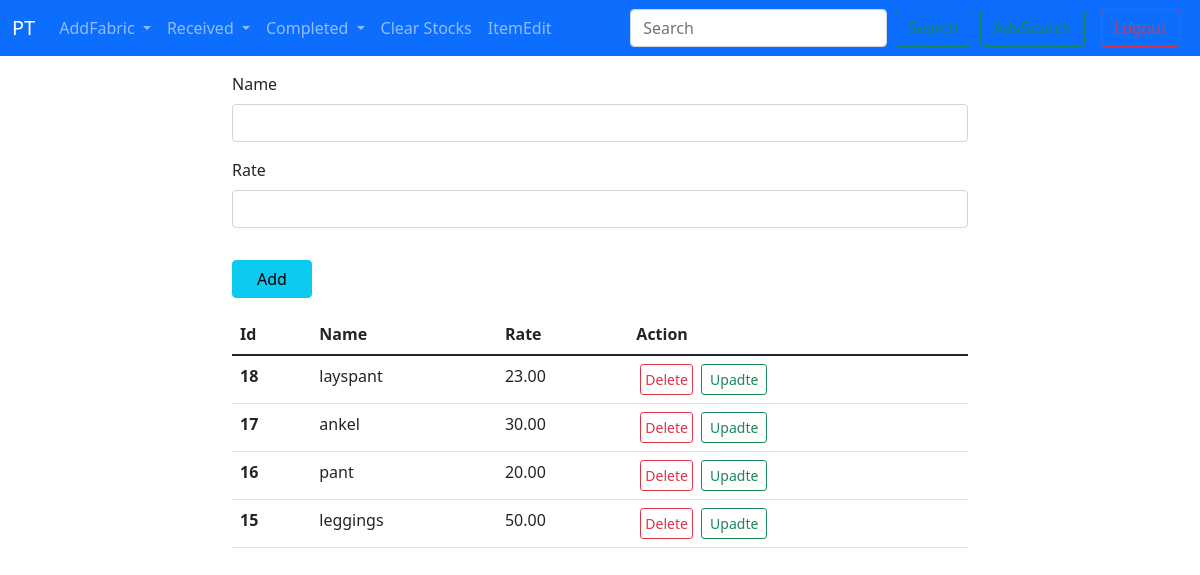
The app's page /itemedit/ (signed in) with its own data.
### stocks/models.py (models this page shows, shortened)
class Items(models.Model):
    maker = models.ManyToManyField(Makers)
    item = models.CharField(max_length=20)
    rate = models.DecimalField(max_digits=6,decimal_places=2)

### stocks/views.py (the view)
# urls.py: path('itemedit/',views.itemedit, name='itemedit'),
@user_passes_test(lambda u: u.is_superuser)
def itemedit(request):
    if request.method == 'POST':
        nm = request.POST.get('itemname')
        rt = request.POST.get('itemrate')
        reg = Items(item=nm,rate=rt)
        reg.save()
    itms = Items.objects.all()
    makers=Makers.objects.all()
    return render(request, 'itemedit.html',{'itms':itms,'makers':makers})

### templates/itemedit.html (shortened to what this page needs)
{% extends 'base.html' %}
{% load crispy_forms_filters %}
{% block body %}
<div class="container mt-2">
  <div class="row justify-content-center">
    <div class="col-sm-8 form-group">
      <form action="" method='POST'>
        <div class="mb-3">
            <label for="itemname" class="form-label">Name</label>
            <input type="text" class="form-control" id="itemname" name="itemname">
        </div>
        <div class="mb-3">
            <label for="itemrate" class="form-label">Rate</label>
            <input type="number" class="form-control" id="itemrate" name="itemrate">
        </div>
        <input type="submit" class='btn btn-info my-3 px-4' value="Add">
      </form>
      <table class="table table-hover">
        <thead>
          <tr>
            <th scope="col">Id</th>
            <th scope="col">Name</th>
            <th scope="col">Rate</th>
            <th scope="col">Action</th>
          </tr>
        </thead>
        <tbody>
          {% for itm in itms reversed %}
          <tr>
            <th scope="row">{{itm.id}}</th>
            <td>{{itm.item}}</td>
            <td>{{itm.rate}}</td>
            <td>
              <a href='{% url 'itemdelete' itm.id %}' class='btn btn-sm btn-outline-danger p-1 mx-1'>Delete</a>
              <a href='{% url 'itemupdate' itm.id %}' class='btn btn-sm btn-outline-success'>Upadte</a>
            </td>
          </tr>
          {% endfor %}
        </tbody>
      </table>
    </div>
  </div>
</div>
{% endblock body %}

### records on screen
Items: id "18", item "layspant", rate "23.00"
Items: id "17", item "ankel", rate "30.00"
Items: id "16", item "pant", rate "20.00"
Items: id "15", item "leggings", rate "50.00"
